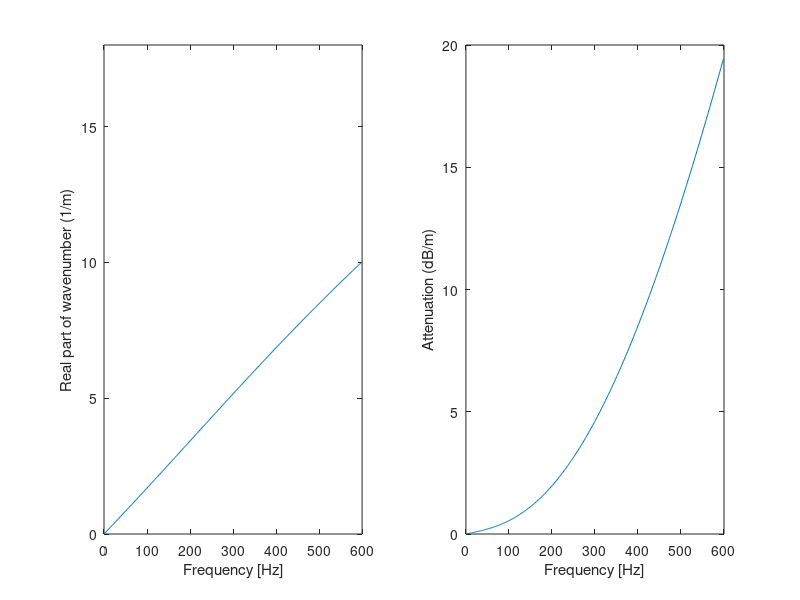

The MATLAB source for this figure: (Note: this script raises an error after producing the figure.)
clear all; clc; close all;

% MDPE PIPE properties
E =  2e+9;                % Shell material Young's modulus (N/m^2)
rho = 900;                % Density of the shell material (kg/m^3)
etap = 0.06;              % Material Loss factor
a = 0.0845;               % Pipe radius (m) - Shell radius
h = 0.0110;               % Pipe-wall thickness (m)
Ec = E*(1+1j*etap);       % Complex Young's modulus (N/m^2) if the material is lossy

% WATER properties
Bw = 2.25e+9;               % Bulk modulus (N/m^2)
cw = 1500;                  % Speed of sound in water (m/s) - compressional wavespeed
rhow = 1000;                % Density of the water (kg/m^3)

% SOIL A PROPERTIES - SANDY SOIL
Ba = 5.3e+7;                % Bulk modulus (N/m^2)
Ga = 2.00e+7;               % Shear modulus (N/m^2)
rhosa = 2000;               % Density of the soil (kg/m^3)
etaa = 0.0;                 % Bulk and shear loss factor
Bac = Ba*(1+1j*etaa);       % Complex bulk modulus
Gac = Ga*(1+1j*etaa);       % Complex bulk modulus
cd = sqrt((Bac + (4/3)*Gac)/rhosa); % dilatational wavespeed
cs = sqrt(Gac/rhosa);               %Shear wavespeed

% Frequency Vector
dt = 10;
w = 1:dt:600*2*pi;                  % Frequency Vector
kw = w./cw;                         % Wavenumber of water within the pipe (contained in the fluid)

% Other necessary parameters  to estimate wavenumber
Kwater = 2*Bw/a;                    % Dynamic Stiffness of the Water pipe
Kpipe = Ec*h/(a^2) - rho*h*(w.^2);  % Dynamic Stiffness of the pipe-wall
kd2 = (w./cd).^2;                   % Dilatational Wavenumber
kr2 = (w./cs).^2;                   % Shear Wavenumber

% 1) Wavenumber prediction without surrounding soil effects (we use it as
% an initial guess
ka = kw.*sqrt(1 + Kwater./Kpipe);
xa = ka;
Es = 1e-12;
Ea = 100;
xold = xa;
n= 1;                             % Iteration counter

while Ea > Es
    kd1r = sqrt(kd2 - (xa.^2));   % Surrounding medium compressional radial wavenumber
    kr1r = sqrt(kr2 - (xa.^2));   % Surrounding medium shear radial wavenumber
    if abs(real(kd1r)) > abs(imag(kd1r)) & abs(real(kr1r)) > abs(imag(kr1r))
        J0 = besselj(0, kd1r*a);    % Bessel function of the first kind
        Y0 = bessely(0, kd1r*a);    % Bessel function of the second kind
        J1 = besselj(1, kd1r*a);
        Y1 = bessely(1, kd1r*a);
        J0r = besselj(0, kr1r*a);
        Y0r = bessely(0, kr1r*a);
        J1r = besselj(1, kr1r*a);
        Y1r = bessely(1, kr1r*a);

        H = J0 -1j*Y0;              % Hankel function of the second kind, H0 = J0 - iY0
        Hd = -J1 + 1j*Y1;           % Hankel function of the second kind, H0'= -H1 = -J1 + iY1

        Hr = J0r -1j*Y0r;              % Hankel function of the second kind, H0 = J0 - iY0
        Hdr = -J1r + 1j*Y1r;           % Hankel function of the second kind, H0'= -H1 = -J1 + iY1

       K1 = (Bac - (2/3)*Gac).*(kd2./kd1r).*(1 - 2*((xa.^2)./kr2)).*(H./Hd);
       K2 = -2*Gac*kd1r.*(1-(2*((xa.^2)./kr2))).*((H + (Hd./(kd1r*a)))./(-Hd));
       K3 = -4*Gac*kr1r.*((xa.^2)./kr2).*((Hr + (Hdr./(kr1r*a)))./(-Hdr));

    elseif  abs(real(kd1r))<abs(imag(kd1r)) & abs(real(kr1r))>abs(imag(kr1r)) % ii) Shear wave radiates and comp. does not.
        J0 = besselj(0,-kd1r*a);                 % Bessel function of first kind
        Y0 = bessely(0,-kd1r*a);                 % Bessel function of second kind
        J1 = besselj(1,-kd1r*a);                 % Bessel function of first kind
        Y1 = bessely(1,-kd1r*a);                 % Bessel function of second kind
        J0r = besselj(0,kr1r*a);                % Bessel function of first kind
        Y0r = bessely(0,kr1r*a);                % Bessel function of second kind
        J1r = besselj(1,kr1r*a);                % Bessel function of first kind
        Y1r = bessely(1,kr1r*a);                % Bessel function of second kind
        H = J0 - 1j*Y0;                         % Hankel function of the second kind, H0 = J0 - iY0
        Hd = -J1 + 1j*Y1;                       % Hankel function of the second kind, H0' = -H1 = - J1 + iY1
        Hr = J0r - 1j*Y0r;                      % Hankel function of the second kind, H0 = J0 - iY0
        Hdr = -J1r + 1j*Y1r;                    % Hankel function of the second kind, H0' = -H1 = - J1 + iY1
        K1 = (Bac - (2/3)*Gac).*(kd2./-kd1r).*(1 - 2*((xa.^2)./kr2)).*(H./Hd);
        K2 = -2*Gac*-kd1r.*(1-(2*((xa.^2)./kr2))).*((H + (Hd./(-kd1r*a)))./(-Hd));
        K3 = -4*Gac*kr1r.*((xa.^2)./kr2).*((Hr + (Hdr./(kr1r*a)))./(-Hdr));

    elseif abs(real(kd1r))>abs(imag(kd1r)) & abs(real(kr1r))<abs(imag(kr1r)) % iii) Comp. wave radiates and shear wave does not.
        J0 = besselj(0,kd1r*a);                 % Bessel function of first kind
        Y0 = bessely(0,kd1r*a);                 % Bessel function of second kind
        J1 = besselj(1,kd1r*a);                 % Bessel function of first kind
        Y1 = bessely(1,kd1r*a);                 % Bessel function of second kind
        J0r = besselj(0,-kr1r*a);                % Bessel function of first kind
        Y0r = bessely(0,-kr1r*a);                % Bessel function of second kind
        J1r = besselj(1,-kr1r*a);                % Bessel function of first kind
        Y1r = bessely(1,-kr1r*a);                % Bessel function of second kind
        H = J0 - 1j*Y0;                         % Hankel function of the second kind, H0 = J0 - iY0
        Hd = -J1 + 1j*Y1;                       % Hankel function of the second kind, H0' = -H1 = - J1 + iY1
        Hr = J0r - 1j*Y0r;                      % Hankel function of the second kind, H0 = J0 - iY0
        Hdr = -J1r + 1j*Y1r;                    % Hankel function of the second kind, H0' = -H1 = - J1 + iY1
        K1 = (Bac - (2/3)*Gac).*(kd2./kd1r).*(1 - 2*((xa.^2)./kr2)).*(H./Hd);
        K2 = -2*Gac*kd1r.*(1-(2*((xa.^2)./kr2))).*((H + (Hd./(kd1r*a)))./(-Hd));
        K3 = -4*Gac*-kr1r.*((xa.^2)./kr2).*((Hr + (Hdr./(-kr1r*a)))./(-Hdr));

    else                                                                      % iv) Both shear and comp. waves do not radiate.
        J0 = besselj(0,-kd1r*a);                % Bessel function of first kind
        Y0 = bessely(0,-kd1r*a);                % Bessel function of second kind
        J1 = besselj(1,-kd1r*a);                % Bessel function of first kind
        Y1 = bessely(1,-kd1r*a);                % Bessel function of second kind
        J0r = besselj(0,-kr1r*a);               % Bessel function of first kind
        Y0r = bessely(0,-kr1r*a);               % Bessel function of second kind
        J1r = besselj(1,-kr1r*a);               % Bessel function of first kind
        Y1r = bessely(1,-kr1r*a);               % Bessel function of second kind
        H = J0 - 1j*Y0;                         % Hankel function of the second kind, H0 = J0 - iY0
        Hd = -J1 + 1j*Y1;                       % Hankel function of the second kind, H0' = -H1 = - J1 + iY1
        Hr = J0r - 1j*Y0r;                      % Hankel function of the second kind, H0 = J0 - iY0
        Hdr = -J1r + 1j*Y1r;                    % Hankel function of the second kind, H0' = -H1 = - J1 + iY1
        K1 = (Bac - (2/3)*Gac).*(kd2./-kd1r).*(1 - 2*((xa.^2)./kr2)).*(H./Hd);
        K2 = -2*Gac*-kd1r.*(1-(2*((xa.^2)./kr2))).*((H + (Hd./(-kd1r*a)))./(-Hd));
        K3 = -4*Gac*-kr1r.*((xa.^2)./kr2).*((Hr + (Hdr./(-kr1r*a)))./(-Hdr));
    end
%==================== Function associated to the implicit equation of
%wavenumber prediction ==================%
xa = kw.*sqrt(1 + (Kwater./(Kpipe+K1+K2+K3)));
Ea = (norm((xa - xold)./xa))* 100;
xold = xa;
n = n+1;
end
%=============== Wave attenuation ===============%
wattexa = -20*imag(xa)./log(10);

%=============== Wavespeed analysis =============%
cxa = (w./real(xa));
% Dispersion curves for the s=1 wave in a MDPE pipe buried in SANDY soil - Wavenumber, Attenuation and normalized wavespeed
%=============== Plot the Result ================%
figure(1)
subplot(1,2,1)
plot(w/2/pi,real(xa));hold on
ylim([0 18]);
xlabel('Frequency [Hz]');
ylabel('Real part of wavenumber (1/m)');
subplot(1,2,2)
plot(w/2/pi,wattexa);hold on
ylim([0 20]);
xlabel('Frequency [Hz]');
ylabel('Attenuation (dB/m)');

%% ======================= Monte Carlo Simulation ========================= %%
% Set the random seed
rng(1000);
% Define the mean and standard deviation of the parameters
mu_a = a; sigma_a = 0.01 * mu_a;
mu_h = h; sigma_h = 0.01 * mu_h;
mu_Ec = Ec; sigma_Ec = 0.01 * mu_Ec;
mu_rho = rho; sigma_rho = 0.01 * mu_rho;
mu_Bac = Bac; sigma_Bac = 0.01 * mu_Bac;
mu_Gac = Gac; sigma_Gac = 0.01 * mu_Gac;
mu_rhosa = rhosa; sigma_rhosa = 0.01 * mu_rhosa;

tic
% Number of repetitions or simulations
rep = 1000;
% Generate Gaussian Distributed Samples for each parameter
norm_a = normrnd(mu_a, sigma_a, [rep, 1]);
norm_h = normrnd(mu_h, sigma_h, [rep, 1]);
norm_Ec = normrnd(mu_Ec, sigma_Ec, [rep, 1]);
norm_rho = normrnd(mu_rho, sigma_rho, [rep, 1]);
norm_Bac = normrnd(mu_Bac, sigma_Bac, [rep, 1]);
norm_Gac = normrnd(mu_Gac, sigma_Gac, [rep, 1]);
norm_rhosa = normrnd(mu_rhosa, sigma_rhosa, [rep, 1]);

% Initialize cell array to store output (wave speeds and attenuation) for each realization
rc = cell(rep, 1);
rwa = cell(rep, 1);

% Loop through the simulations
for i = 1:rep
    cd = sqrt((norm_Bac(i)+(4/3)*norm_Gac(i))/norm_rhosa(i)); % Dilatational wavespeed
    cs = sqrt(norm_Gac(i)/norm_rhosa(i));
    Kwater =  2*Bw/norm_a(i);                   % Dynamic stiffness of the water pipe (pressure/disp)
    Kpipe = norm_Ec(i)*norm_h(i)/(norm_a(i).^2) - norm_rho(i).*norm_h(i).*(w.^2);  % Dynamic stiffneess of the pipe-wall
    kd2 = (w./cd).^2;                            % Compressional (dilatational) wavenumber
    kr2 = (w./cs).^2;
    ka = kw.*sqrt(1 + Kwater./Kpipe); % in air
    xa  = ka;                                    % Initial guess based on ka from Korteweg Eq
    Es = 1e-12;                                  % Tolerance
    Ea = 100;                                     % Randomly large relative approximate error
    xold = xa;
    n = 1;                                       % Iteration counter

    while Ea > Es
        kd1r = sqrt(kd2 - (xa.^2));                   % Surrounding medium compressional radial wavenumbers
        kr1r = sqrt(kr2 - (xa.^2));                   % Surrounding medium shear radial wavenumbers
        if abs(real(kd1r))>abs(imag(kd1r)) & abs(real(kr1r))>abs(imag(kr1r)) %  i) Both shear and compressional waves radiate.
            J0 = besselj(0,kd1r*norm_a(i));                 % Bessel function of first kind
            Y0 = bessely(0,kd1r*norm_a(i));                 % Bessel function of second kind
            J1 = besselj(1,kd1r*norm_a(i));                 % Bessel function of first kind
            Y1 = bessely(1,kd1r*norm_a(i));                 % Bessel function of second kind
            J0r = besselj(0,kr1r*norm_a(i));                % Bessel function of first kind
            Y0r = bessely(0,kr1r*norm_a(i));                % Bessel function of second kind
            J1r = besselj(1,kr1r*norm_a(i));                % Bessel function of first kind
            Y1r = bessely(1,kr1r*norm_a(i));                % Bessel function of second kind
            H = J0 - 1j*Y0;                         % Hankel function of the second kind, H0 = J0 - iY0
            Hd = -J1 + 1j*Y1;                       % Hankel function of the second kind, H0' = -H1 = - J1 + iY1
            Hr = J0r - 1j*Y0r;                      % Hankel function of the second kind, H0 = J0 - iY0
            Hdr = -J1r + 1j*Y1r;                    % Hankel function of the second kind, H0' = -H1 = - J1 + iY1
            K1 = (norm_Bac(i) - (2/3)*norm_Gac(i)).*(kd2./kd1r).*(1 - 2*((xa.^2)./kr2)).*(H./Hd);
            K2 = -2*norm_Gac(i)*kd1r.*(1-(2*((xa.^2)./kr2))).*((H + (Hd./(kd1r*norm_a(i))))./(-Hd));
            K3 = -4*norm_Gac(i)*kr1r.*((xa.^2)./kr2).*((Hr + (Hdr./(kr1r*norm_a(i))))./(-Hdr));

        elseif abs(real(kd1r))<abs(imag(kd1r)) & abs(real(kr1r))>abs(imag(kr1r)) % ii) Shear wave radiates and comp. does not.
            J0 = besselj(0,-kd1r*norm_a(i));                 % Bessel function of first kind
            Y0 = bessely(0,-kd1r*norm_a(i));                 % Bessel function of second kind
            J1 = besselj(1,-kd1r*norm_a(i));                 % Bessel function of first kind
            Y1 = bessely(1,-kd1r*norm_a(i));                 % Bessel function of second kind
            J0r = besselj(0,kr1r*norm_a(i));                % Bessel function of first kind
            Y0r = bessely(0,kr1r*norm_a(i));                % Bessel function of second kind
            J1r = besselj(1,kr1r*norm_a(i));                % Bessel function of first kind
            Y1r = bessely(1,kr1r*norm_a(i));                % Bessel function of second kind
            H = J0 - 1j*Y0;                         % Hankel function of the second kind, H0 = J0 - iY0
            Hd = -J1 + 1j*Y1;                       % Hankel function of the second kind, H0' = -H1 = - J1 + iY1
            Hr = J0r - 1j*Y0r;                      % Hankel function of the second kind, H0 = J0 - iY0
            Hdr = -J1r + 1j*Y1r;                    % Hankel function of the second kind, H0' = -H1 = - J1 + iY1
            K1 = (norm_Bac(i) - (2/3)*norm_Gac(i)).*(kd2./-kd1r).*(1 - 2*((xa.^2)./kr2)).*(H./Hd);
            K2 = -2*norm_Gac(i)*-kd1r.*(1-(2*((xa.^2)./kr2))).*((H + (Hd./(-kd1r*norm_a(i))))./(-Hd));
            K3 = -4*norm_Gac(i)*kr1r.*((xa.^2)./kr2).*((Hr + (Hdr./(kr1r*norm_a(i))))./(-Hdr));

        elseif abs(real(kd1r))>abs(imag(kd1r)) & abs(real(kr1r))<abs(imag(kr1r)) % iii) Comp. wave radiates and shear wave does not.
            J0 = besselj(0,kd1r*norm_a(i));                 % Bessel function of first kind
            Y0 = bessely(0,kd1r*norm_a(i));                 % Bessel function of second kind
            J1 = besselj(1,kd1r*norm_a(i));                 % Bessel function of first kind
            Y1 = bessely(1,kd1r*norm_a(i));                 % Bessel function of second kind
            J0r = besselj(0,-kr1r*norm_a(i));                % Bessel function of first kind
            Y0r = bessely(0,-kr1r*norm_a(i));                % Bessel function of second kind
            J1r = besselj(1,-kr1r*norm_a(i));                % Bessel function of first kind
            Y1r = bessely(1,-kr1r*norm_a(i));                % Bessel function of second kind
            H = J0 - 1j*Y0;                         % Hankel function of the second kind, H0 = J0 - iY0
            Hd = -J1 + 1j*Y1;                       % Hankel function of the second kind, H0' = -H1 = - J1 + iY1
            Hr = J0r - 1j*Y0r;                      % Hankel function of the second kind, H0 = J0 - iY0
            Hdr = -J1r + 1j*Y1r;                    % Hankel function of the second kind, H0' = -H1 = - J1 + iY1
            K1 = (norm_Bac(i) - (2/3)*norm_Gac(i)).*(kd2./kd1r).*(1 - 2*((xa.^2)./kr2)).*(H./Hd);
            K2 = -2*norm_Gac(i)*kd1r.*(1-(2*((xa.^2)./kr2))).*((H + (Hd./(kd1r*norm_a(i))))./(-Hd));
            K3 = -4*norm_Gac(i)*-kr1r.*((xa.^2)./kr2).*((Hr + (Hdr./(-kr1r*norm_a(i))))./(-Hdr));

        else                                                                      % iv) Both shear and comp. waves do not radiate.
            J0 = besselj(0,-kd1r*norm_a(i));                % Bessel function of first kind
            Y0 = bessely(0,-kd1r*norm_a(i));                % Bessel function of second kind
            J1 = besselj(1,-kd1r*norm_a(i));                % Bessel function of first kind
            Y1 = bessely(1,-kd1r*norm_a(i));                % Bessel function of second kind
            J0r = besselj(0,-kr1r*norm_a(i));               % Bessel function of first kind
            Y0r = bessely(0,-kr1r*norm_a(i));               % Bessel function of second kind
            J1r = besselj(1,-kr1r*norm_a(i));               % Bessel function of first kind
            Y1r = bessely(1,-kr1r*norm_a(i));               % Bessel function of second kind
            H = J0 - 1j*Y0;                         % Hankel function of the second kind, H0 = J0 - iY0
            Hd = -J1 + 1j*Y1;                       % Hankel function of the second kind, H0' = -H1 = - J1 + iY1
            Hr = J0r - 1j*Y0r;                      % Hankel function of the second kind, H0 = J0 - iY0
            Hdr = -J1r + 1j*Y1r;                    % Hankel function of the second kind, H0' = -H1 = - J1 + iY1
            K1 = (norm_Bac(i) - (2/3)*norm_Gac(i)).*(kd2./-kd1r).*(1 - 2*((xa.^2)./kr2)).*(H./Hd);
            K2 = -2*norm_Gac(i)*-kd1r.*(1-(2*((xa.^2)./kr2))).*((H + (Hd./(-kd1r*norm_a(i))))./(-Hd));
            K3 = -4*norm_Gac(i)*-kr1r.*((xa.^2)./kr2).*((Hr + (Hdr./(-kr1r*norm_a(i))))./(-Hdr));
        end

    % 1) Function associated to the implicit equation of wavenumber prediction
    xa = kw.*sqrt(1 + (Kwater./(Kpipe+K1+K2+K3)));

    Ea = (norm((xa - xold)./xa))* 100;
    xold = xa;
    n = n+1;
  end

    % 2) Wave attenuation
    auxwa = -20*imag(xa)./log(10);

    % 3) Wavespeed analysis
    auxc =  (w./real(xa));

    rc{i} = auxc;
    rwa{i} = auxwa;
end

rcm = cell2mat(rc);
rwam = cell2mat(rwa);

%% Plot the simulation
left = 100; bottom = 100; width = 500; height = 400;

figure
b = fill([w/2/pi fliplr(w/2/pi)],[max(rcm) fliplr(min(rcm))],'g');
set(b,'EdgeColor', [.7 .7 .8], 'FaceColor', [.7 .7 .8]);hold on
plot(w/2/pi, cxa,'b--', 'LineWidth', 2.0);
ylim([300 450]);
xlabel('Frequency [Hz]');
ylabel('Wavespeed (m/s)');
set(gca, 'FontName', 'Times', 'Fontsize', 14);
ax = gca;
ax.XColor = 'k';
ax.YColor = 'k';
myfiguresize = [left, bottom, width, height];

figure
set(gcf, 'Position', myfiguresize); 
b = fill([w/2/pi fliplr(w/2/pi)],[max(rwam) fliplr(min(rwam))],'g');
set(b,'EdgeColor', [.7 .7 .8], 'FaceColor', [.7 .7 .8]);hold on
plot(w/2/pi,wattexa,'b--', 'LineWidth', 2.0);
ylim([0 30]);
xlabel('Frequency [Hz]');
ylabel('Attenuation (dB/m)');
set(gca, 'FontName', 'Times', 'Fontsize', 14);
ax = gca;
ax.XColor = 'k';
ax.YColor = 'k';
myfiguresize = [left, bottom, width, height]; 

toc
% ============================== Mean  ============================ %
mean_wavespeed = mean(rcm, 1);
mean_attenuation = mean(rwam, 1);

% ====================== Standard Deviation ======================= %
std_wavespeed = std(rcm, 0, 1);
std_attenuation = std(rwam, 0, 1);

% ===================== Percentile ================================ %

% Wavespeed
percentile_5_wavespeed = prctile(rcm, 5, 1);
percentile_95_wavespeed = prctile(rcm, 95, 1);
% Attenuation
percentile_5_attenuation = prctile(rwam, 5, 1);
percentile_95_attenuation = prctile(rwam, 95, 1);

freq_index = 50; 

figure;
subplot(1,2,1); 
histogram(rcm(:, freq_index)); % Histogram of wavespeed at freq_index 
title(['Wave Speed Distribution at ', num2str(w(freq_index)/(2*pi)), ' Hz']);
xlabel('Wave Speed (m/s)');
ylabel('Frequency Count');

subplot(1,2,2);
histogram(rwam(:, freq_index)); % Histogram of attenuation at freq_index 
title(['Attenuation Distribution at ', num2str(w(freq_index)/(2*pi)), ' Hz']);
xlabel('Attenuation (dB/m)');
ylabel('Frequency Count');

% =========================== Confidence Interval ===================== %
N = rep; % Number of realizations
Z_score = 1.96; % Z-score for a 95% confidence interval

% For Wave Speed
mean_ws_at_freq = mean_wavespeed(freq_index);
std_ws_at_freq = std_wavespeed(freq_index);
sem_ws = std_ws_at_freq / sqrt(N); % Standard Error of the Mean
ci_ws_lower = mean_ws_at_freq - Z_score * sem_ws;
ci_ws_upper = mean_ws_at_freq + Z_score * sem_ws;

% For Attenuation
mean_att_at_freq = mean_attenuation(freq_index);
std_att_at_freq = std_attenuation(freq_index);
sem_att = std_att_at_freq / sqrt(N);
ci_att_lower = mean_att_at_freq - Z_score * sem_att;
ci_att_upper = mean_att_at_freq + Z_score * sem_att;

fprintf('At %.2f Hz:\n', w(freq_index)/(2*pi));
fprintf('  95%% Confidence Interval for Mean Wave Speed: [%.3f, %.3f] m/s\n', ci_ws_lower, ci_ws_upper);
fprintf('  95%% Confidence Interval for Mean Wave Attenuation: [%.3f, %.3f] dB/m\n', ci_att_lower, ci_att_upper); 

figure('Name', 'Wave Speed with 90% Confidence Interval'); 
set(gcf, 'Position', myfiguresize); 

% Plot 5th and 95th percentile envelope for wave speed
fill([w/2/pi fliplr(w/2/pi)],[percentile_95_wavespeed fliplr(percentile_5_wavespeed)],'c','FaceAlpha',0.3);
hold on;
plot(w/2/pi, mean_wavespeed, 'r-', 'LineWidth', 2); % Plot the mean
xlabel('Frequency [Hz]');
ylabel('Wave Speed (m/s)');
title('Wave Speed with 90% Confidence Interval');
legend('90% Confidence Interval', 'Mean Wave Speed', 'Location', 'best'); 
grid on;

figure('Name', 'Attenuation with 90% Confidence Interval'); 
set(gcf, 'Position', myfiguresize); 
% Plot 5th and 95th percentile envelope for wave attenuation
fill([w/2/pi fliplr(w/2/pi)], [percentile_95_attenuation fliplr(percentile_5_attenuation)], 'm', 'FaceAlpha', 0.3);
hold on;
plot(w/2/pi, mean_attenuation, 'r-', 'LineWidth', 2);
xlabel('Frequency [Hz]');
ylabel('Attenuation [dB/m]'); 
title('Wave Attenuation with 90% Confidence Interval');
legend('90% Confidence Interval', 'Mean Wave Attenuation', 'Location', 'best'); 
grid on;

% ============= Sensitivity Analysis (Pearson Correlation) ============= %
output_wavespeed_freq = rcm(:, freq_index);
% Input parameters for correlation
inputs_for_correlation = [
    norm_a, ...
    norm_h, ...
    real(norm_Ec), imag(norm_Ec), ...
    norm_rho, ...
    real(norm_Bac), imag(norm_Bac), ...
    real(norm_Gac), imag(norm_Gac), ...
    norm_rhosa ...
];
% Calculate the Pearson Correlation Matrix
corr_matrix = corrcoef([inputs_for_correlation, output_wavespeed_freq]);

% Extract correlations with the output (last column of the last row, excluding the last element itself)
correlation_coefficients = corr_matrix(end, 1:end-1);

% Define input parameter names for clear display
input_param_names = {
    'Pipe Radius (a)', 'Pipe Thickness (h)', 'Ec (Real)', 'Ec (Imag)', ...
    'Pipe Density (rho)', 'Bac (Real)', 'Bac (Imag)', 'Gac (Real)', 'Gac (Imag)', 'Soil Density (rhosa)'
};
fprintf('\nSensitivity Analysis (Pearson Correlation to Wave Speed) at %.2f Hz:\n', w(freq_index)/(2*pi));
% Display sorted results
[sorted_corr, sorted_indices] = sort(abs(correlation_coefficients), 'descend');
for k = 1:length(sorted_indices)
    idx = sorted_indices(k);
    fprintf('  %s: %.4f\n', input_param_names{idx}, correlation_coefficients(idx));
end

%% ======================================= Probability Density Function ====================================== %%
% For Wave Speed PDF at freq_index
mu_ws_freq = mean_wavespeed(freq_index);
sigma_ws_freq = std_wavespeed(freq_index);
x_ws = linspace(min(rcm(:, freq_index)), max(rcm(:, freq_index)), 100); 
pdf_ws = normpdf(x_ws, mu_ws_freq, sigma_ws_freq);

figure;
plot(x_ws, pdf_ws, 'LineWidth', 2)
xlabel('Wavespeed (m/s)')
ylabel('Probability Density')
title(['Normal Distribution PDF for Wave Speed at ', num2str(w(freq_index)/(2*pi)), ' Hz'])
grid on;

% For Wave Attenuation PDF at freq_index
mu_att_freq = mean_attenuation(freq_index);
sigma_att_freq = std_attenuation(freq_index);
x_att = linspace(min(rwam(:, freq_index)), max(rwam(:, freq_index)), 100); 
pdf_att = normpdf(x_att, mu_att_freq, sigma_att_freq);

figure;
plot(x_att, pdf_att, 'LineWidth', 2)
xlabel('Wave Attenuation (dB/m)')
ylabel('Probability Density')
title(['Normal Distribution PDF for Wave Attenuation at ', num2str(w(freq_index)/(2*pi)), ' Hz'])
grid on;


%% ======================= Monte Carlo Convergence Analysis ========================= %%

% Maximum number of repetitions 
max_rep = rep; 

% Initialize arrays to store the evolving mean and standard deviation
mean_wavespeed_convergence = zeros(1, max_rep);
std_wavespeed_convergence = zeros(1, max_rep);
mean_attenuation_convergence = zeros(1, max_rep);
std_attenuation_convergence = zeros(1, max_rep);


% Loop through increasing number of simulations to observe convergence
for num_sims = 1:max_rep
    % Mean and standard deviation for the current number of simulations for the selected frequency index
    mean_wavespeed_convergence(num_sims) = mean(rcm(1:num_sims, freq_index));
    std_wavespeed_convergence(num_sims) = std(rcm(1:num_sims, freq_index));
    mean_attenuation_convergence(num_sims) = mean(rwam(1:num_sims, freq_index));
    std_attenuation_convergence(num_sims) = std(rwam(1:num_sims, freq_index));
end

% Plotting Convergence
figure('Name', 'Monte Carlo Convergence');
left = 100; bottom = 100; width = 1000; height = 800;
set(gcf, 'Position', [left, bottom, width, height]);

subplot(2,2,1);
plot(1:max_rep, mean_wavespeed_convergence, 'b-', 'LineWidth', 1.5);
xlabel('Number of Simulations');
ylabel('Mean Wave Speed (m/s)');
title(['Convergence of Mean Wave Speed at ', num2str(w(freq_index)/(2*pi)), ' Hz']);
grid on;

subplot(2,2,2);
plot(1:max_rep, std_wavespeed_convergence, 'r-', 'LineWidth', 1.5);
xlabel('Number of Simulations');
ylabel('Standard Deviation of Wave Speed (m/s)');
title(['Convergence of Std Dev of Wave Speed at ', num2str(w(freq_index)/(2*pi)), ' Hz']);
grid on;

subplot(2,2,3);
plot(1:max_rep, mean_attenuation_convergence, 'b-', 'LineWidth', 1.5);
xlabel('Number of Simulations');
ylabel('Mean Attenuation (dB/m)');
title(['Convergence of Mean Attenuation at ', num2str(w(freq_index)/(2*pi)), ' Hz']);
grid on;

subplot(2,2,4);
plot(1:max_rep, std_attenuation_convergence, 'r-', 'LineWidth', 1.5);
xlabel('Number of Simulations');
ylabel('Standard Deviation of Attenuation (dB/m)');
title(['Convergence of Std Dev of Attenuation at ', num2str(w(freq_index)/(2*pi)), ' Hz']);
grid on;

% Error analysis
final_mean_ws = mean_wavespeed_convergence(end);
final_std_ws = std_wavespeed_convergence(end);
final_mean_att = mean_attenuation_convergence(end);
final_std_att = std_attenuation_convergence(end);

error_mean_ws = abs(mean_wavespeed_convergence - final_mean_ws);
error_std_ws = abs(std_wavespeed_convergence - final_std_ws);
error_mean_att = abs(mean_attenuation_convergence - final_mean_att);
error_std_att = abs(std_attenuation_convergence - final_std_att);

figure('Name', 'Monte Carlo Error');
set(gcf, 'Position', [left, bottom, width, height]);

subplot(2,2,1);
semilogy(1:max_rep, error_mean_ws, 'b-', 'LineWidth', 1.5);
xlabel('Number of Simulations');
ylabel('Absolute Error in Mean Wave Speed');
title(['Error in Mean Wave Speed Convergence at ', num2str(w(freq_index)/(2*pi)), ' Hz']);
grid on;

subplot(2,2,2);
semilogy(1:max_rep, error_std_ws, 'r-', 'LineWidth', 1.5);
xlabel('Number of Simulations');
ylabel('Absolute Error in Std Dev of Wave Speed');
title(['Error in Std Dev of Wave Speed Convergence at ', num2str(w(freq_index)/(2*pi)), ' Hz']);
grid on;

subplot(2,2,3);
semilogy(1:max_rep, error_mean_att, 'b-', 'LineWidth', 1.5);
xlabel('Number of Simulations');
ylabel('Absolute Error in Mean Attenuation');
title(['Error in Mean Attenuation Convergence at ', num2str(w(freq_index)/(2*pi)), ' Hz']);
grid on;

subplot(2,2,4);
semilogy(1:max_rep, error_std_att, 'r-', 'LineWidth', 1.5);
xlabel('Number of Simulations');
ylabel('Absolute Error in Std Dev of Attenuation');
title(['Error in Std Dev of Attenuation Convergence at ', num2str(w(freq_index)/(2*pi)), ' Hz']);
grid on;